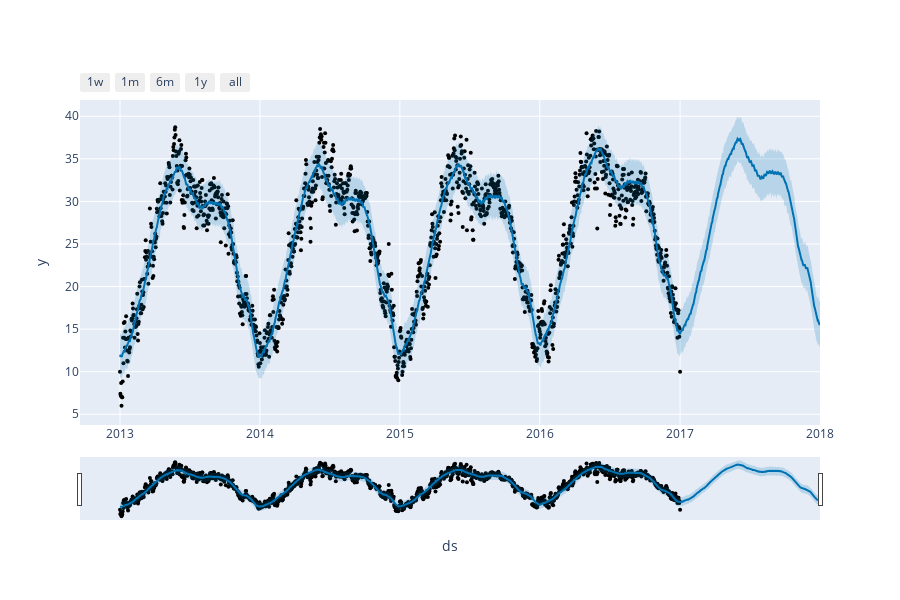

Here is the notebook cell this chart was saved with:
### Code cell
from prophet import Prophet
from prophet.plot import plot_plotly, plot_components_plotly
model=Prophet()
model.fit(forecast_data)
forecasts=model.make_future_dataframe(periods=365) # tahminde bulunmak istediğimiz sayı
predictions=model.predict(forecasts)
plot_plotly(model,predictions)

### Figure 1 — Plotly figure (JSON) as saved in the notebook; plotly's stock layout.template omitted (floating-point values rounded to 4 significant figures; data arrays with more than 128 entries replaced by an {"elided": "..."} marker saying what was removed)
{"data": [{"marker": {"color": "black", "size": 4}, "mode": "markers", "name": "Actual", "type": "scatter", "x": {"elided": "1462 str values"}, "y": {"elided": "1462 float values"}}, {"hoverinfo": "skip", "line": {"width": 0}, "mode": "lines", "type": "scatter", "x": {"elided": "1827 str values"}, "y": {"elided": "1827 float values"}}, {"fill": "tonexty", "fillcolor": "rgba(0, 114, 178, 0.2)", "line": {"color": "#0072B2", "width": 2}, "mode": "lines", "name": "Predicted", "type": "scatter", "x": {"elided": "1827 str values"}, "y": {"elided": "1827 float values"}}, {"fill": "tonexty", "fillcolor": "rgba(0, 114, 178, 0.2)", "hoverinfo": "skip", "line": {"width": 0}, "mode": "lines", "type": "scatter", "x": {"elided": "1827 str values"}, "y": {"elided": "1827 float values"}}], "layout": {"height": 600, "showlegend": false, "width": 900, "xaxis": {"autorange": false, "range": ["2012-09-18 15:46:17.1429", "2018-01-01"], "rangeselector": {"buttons": [{"count": 7, "label": "1w", "step": "day", "stepmode": "backward"}, {"count": 1, "label": "1m", "step": "month", "stepmode": "backward"}, {"count": 6, "label": "6m", "step": "month", "stepmode": "backward"}, {"count": 1, "label": "1y", "step": "year", "stepmode": "backward"}, {"step": "all"}]}, "rangeslider": {"autorange": true, "range": ["2012-09-18 15:46:17.1429", "2018-01-01"], "visible": true, "yaxis": {"_template": null, "rangemode": "match"}}, "title": {"text": "ds"}, "type": "date"}, "yaxis": {"autorange": true, "range": [3.74, 41.91], "title": {"text": "y"}, "type": "linear"}}}
